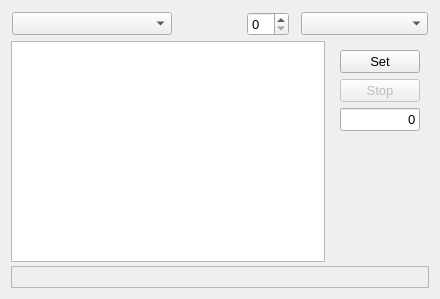
<?xml version="1.0" encoding="UTF-8"?>
<ui version="4.0">
 <class>subWidget</class>
 <widget class="QWidget" name="subWidget">
  <property name="geometry">
   <rect>
    <x>0</x>
    <y>0</y>
    <width>440</width>
    <height>299</height>
   </rect>
  </property>
  <property name="sizePolicy">
   <sizepolicy hsizetype="Preferred" vsizetype="Preferred">
    <horstretch>0</horstretch>
    <verstretch>0</verstretch>
   </sizepolicy>
  </property>
  <property name="minimumSize">
   <size>
    <width>440</width>
    <height>0</height>
   </size>
  </property>
  <property name="font">
   <font>
    <pointsize>10</pointsize>
   </font>
  </property>
  <property name="windowTitle">
   <string>Form</string>
  </property>
  <layout class="QVBoxLayout" name="verticalLayout_2">
   <property name="spacing">
    <number>4</number>
   </property>
   <item>
    <widget class="QFrame" name="fraSelector">
     <property name="frameShape">
      <enum>QFrame::NoFrame</enum>
     </property>
     <property name="frameShadow">
      <enum>QFrame::Raised</enum>
     </property>
     <layout class="QHBoxLayout" name="horizontalLayout" stretch="8,4,2,8">
      <property name="spacing">
       <number>12</number>
      </property>
      <property name="leftMargin">
       <number>1</number>
      </property>
      <property name="topMargin">
       <number>1</number>
      </property>
      <property name="rightMargin">
       <number>1</number>
      </property>
      <property name="bottomMargin">
       <number>1</number>
      </property>
      <item>
       <widget class="QComboBox" name="cmbInfoType">
        <property name="minimumSize">
         <size>
          <width>160</width>
          <height>0</height>
         </size>
        </property>
       </widget>
      </item>
      <item>
       <spacer name="horizontalSpacer">
        <property name="orientation">
         <enum>Qt::Horizontal</enum>
        </property>
        <property name="sizeHint" stdset="0">
         <size>
          <width>40</width>
          <height>20</height>
         </size>
        </property>
       </spacer>
      </item>
      <item>
       <widget class="QSpinBox" name="spnIndex">
        <property name="sizePolicy">
         <sizepolicy hsizetype="Preferred" vsizetype="Preferred">
          <horstretch>0</horstretch>
          <verstretch>0</verstretch>
         </sizepolicy>
        </property>
        <property name="minimumSize">
         <size>
          <width>0</width>
          <height>0</height>
         </size>
        </property>
       </widget>
      </item>
      <item>
       <widget class="QComboBox" name="cmbConfigItem">
        <property name="sizePolicy">
         <sizepolicy hsizetype="Ignored" vsizetype="Fixed">
          <horstretch>0</horstretch>
          <verstretch>0</verstretch>
         </sizepolicy>
        </property>
        <property name="minimumSize">
         <size>
          <width>110</width>
          <height>0</height>
         </size>
        </property>
       </widget>
      </item>
     </layout>
    </widget>
   </item>
   <item>
    <widget class="QFrame" name="fraCenter">
     <property name="frameShape">
      <enum>QFrame::NoFrame</enum>
     </property>
     <property name="frameShadow">
      <enum>QFrame::Raised</enum>
     </property>
     <layout class="QHBoxLayout" name="horizontalLayout_3">
      <property name="leftMargin">
       <number>0</number>
      </property>
      <property name="topMargin">
       <number>0</number>
      </property>
      <property name="rightMargin">
       <number>0</number>
      </property>
      <property name="bottomMargin">
       <number>0</number>
      </property>
      <item>
       <widget class="QTextEdit" name="teShowValues"/>
      </item>
      <item>
       <widget class="QFrame" name="fraUser">
        <property name="frameShape">
         <enum>QFrame::NoFrame</enum>
        </property>
        <property name="frameShadow">
         <enum>QFrame::Raised</enum>
        </property>
        <layout class="QVBoxLayout" name="verticalLayout">
         <item>
          <widget class="QPushButton" name="cmdSet">
           <property name="sizePolicy">
            <sizepolicy hsizetype="Fixed" vsizetype="Fixed">
             <horstretch>0</horstretch>
             <verstretch>0</verstretch>
            </sizepolicy>
           </property>
           <property name="text">
            <string>Set</string>
           </property>
          </widget>
         </item>
         <item>
          <widget class="QPushButton" name="cmdStop">
           <property name="enabled">
            <bool>false</bool>
           </property>
           <property name="sizePolicy">
            <sizepolicy hsizetype="Fixed" vsizetype="Fixed">
             <horstretch>0</horstretch>
             <verstretch>0</verstretch>
            </sizepolicy>
           </property>
           <property name="text">
            <string>Stop</string>
           </property>
          </widget>
         </item>
         <item>
          <widget class="QLineEdit" name="leSetValue">
           <property name="sizePolicy">
            <sizepolicy hsizetype="Ignored" vsizetype="Fixed">
             <horstretch>0</horstretch>
             <verstretch>0</verstretch>
            </sizepolicy>
           </property>
           <property name="minimumSize">
            <size>
             <width>60</width>
             <height>0</height>
            </size>
           </property>
           <property name="baseSize">
            <size>
             <width>0</width>
             <height>0</height>
            </size>
           </property>
           <property name="text">
            <string>0</string>
           </property>
           <property name="maxLength">
            <number>50</number>
           </property>
           <property name="alignment">
            <set>Qt::AlignRight|Qt::AlignTrailing|Qt::AlignVCenter</set>
           </property>
           <property name="clearButtonEnabled">
            <bool>false</bool>
           </property>
          </widget>
         </item>
         <item>
          <spacer name="verticalSpacer">
           <property name="orientation">
            <enum>Qt::Vertical</enum>
           </property>
           <property name="sizeHint" stdset="0">
            <size>
             <width>20</width>
             <height>146</height>
            </size>
           </property>
          </spacer>
         </item>
        </layout>
       </widget>
      </item>
     </layout>
    </widget>
   </item>
   <item>
    <widget class="QFrame" name="fraStatus">
     <property name="font">
      <font>
       <pointsize>8</pointsize>
      </font>
     </property>
     <property name="frameShape">
      <enum>QFrame::StyledPanel</enum>
     </property>
     <property name="frameShadow">
      <enum>QFrame::Sunken</enum>
     </property>
     <layout class="QHBoxLayout" name="horizontalLayout_2">
      <property name="leftMargin">
       <number>0</number>
      </property>
      <property name="topMargin">
       <number>0</number>
      </property>
      <property name="rightMargin">
       <number>0</number>
      </property>
      <property name="bottomMargin">
       <number>0</number>
      </property>
      <item>
       <widget class="QLabel" name="lblStatus">
        <property name="minimumSize">
         <size>
          <width>400</width>
          <height>20</height>
         </size>
        </property>
        <property name="text">
         <string/>
        </property>
       </widget>
      </item>
     </layout>
    </widget>
   </item>
  </layout>
 </widget>
 <tabstops>
  <tabstop>cmdSet</tabstop>
  <tabstop>cmbInfoType</tabstop>
  <tabstop>cmbConfigItem</tabstop>
  <tabstop>leSetValue</tabstop>
  <tabstop>teShowValues</tabstop>
  <tabstop>spnIndex</tabstop>
 </tabstops>
 <resources/>
 <connections/>
</ui>
